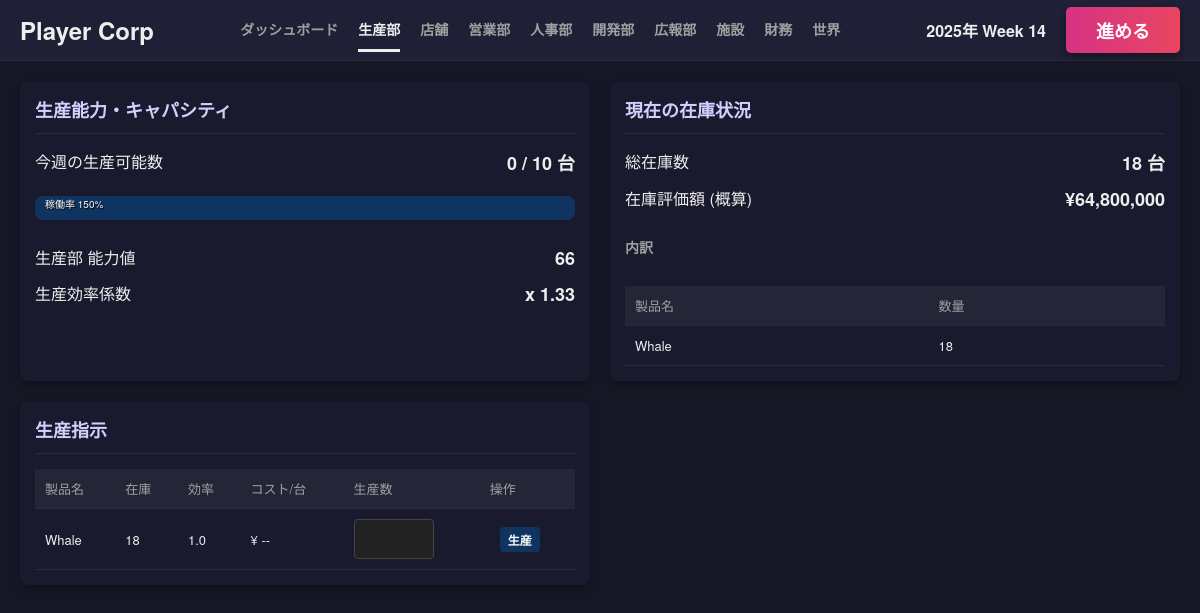
The app's page /production, older data.
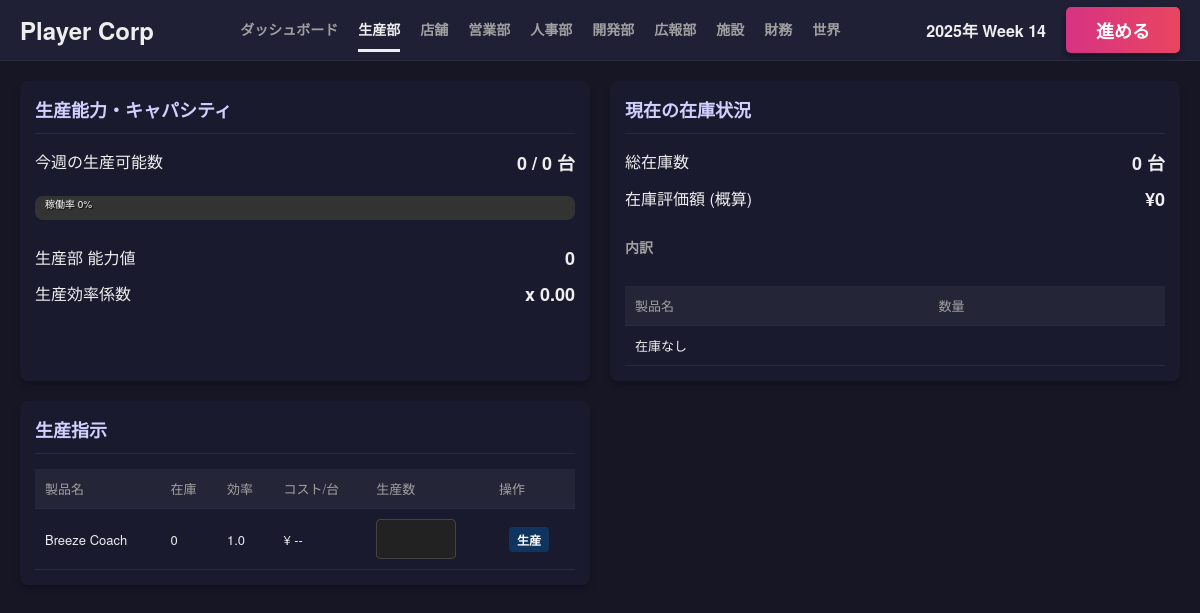
The same page, newer data.
### tables this page shows
CREATE TABLE inventory (
            id INTEGER PRIMARY KEY AUTOINCREMENT,
            company_id INTEGER,
            design_id INTEGER,
            quantity INTEGER,
            sales_price INTEGER DEFAULT 0, -- 小売での販売価格 (メーカー在庫の場合はMSRPまたは0)
            FOREIGN KEY(company_id) REFERENCES companies(id),
            FOREIGN KEY(design_id) REFERENCES product_designs(id)
        );

CREATE TABLE product_designs (
            id INTEGER PRIMARY KEY AUTOINCREMENT,
            company_id INTEGER,
            name TEXT,
            material_score REAL,
            concept_score REAL,
            production_efficiency REAL,
            base_price INTEGER,
            sales_price INTEGER,
            status TEXT, -- 'developing', 'completed', 'obsolete'
            strategy TEXT, -- 開発方針
            developed_week INTEGER,
            parts_config TEXT, -- JSON: {part_key: {supplier_id, score, cost}}
            awareness REAL DEFAULT 0,
            FOREIGN KEY(company_id) REFERENCES companies(id)
        );

### app.py (the view)
@app.route('/production')
def production():
    player = get_player_company()
    caps = sim.calculate_capabilities(player['id'])
    designs = db.fetch_all("SELECT * FROM product_designs WHERE company_id = ? AND status = 'completed'", (player['id'],))
    inventory = db.fetch_all("""
        SELECT i.*, d.name as product_name
        FROM inventory i JOIN product_designs d ON i.design_id = d.id
        WHERE i.company_id = ?
    """, (player['id'],))
    inv_map = {i['design_id']: i['quantity'] for i in inventory}
    stats = db.fetch_one("SELECT production_ordered FROM weekly_stats WHERE week = ? AND company_id = ?", (sim.get_current_week(), player['id']))
    current_produced = stats['production_ordered'] if stats else 0
    facilities = db.fetch_all("SELECT size FROM facilities WHERE company_id = ? AND type = 'factory'", (player['id'],))
    total_factory_size = sum(f['size'] for f in facilities)
    efficiency = (caps['production'] / 50.0) * gb.BASE_PRODUCTION_EFFICIENCY
    prod_staff_count = len(db.fetch_all("SELECT id FROM npcs WHERE company_id = ? AND department = ?", (player['id'], gb.DEPT_PRODUCTION)))
    effective_staff_entities = min(prod_staff_count, int(total_factory_size // gb.NPC_SCALE_FACTOR))
    max_capacity = int(effective_staff_entities * gb.NPC_SCALE_FACTOR * efficiency)
    remaining_capacity = max(0, max_capacity - current_produced)
    total_inventory = sum(inv_map.values())
    inventory_value = sum(i['quantity'] * i['sales_price'] for i in inventory)
    return render_template('production.html',
                           designs=designs,
                           inv_map=inv_map,
                           caps=caps,
                           remaining_capacity=remaining_capacity,
                           max_capacity=max_capacity,
                           current_produced=current_produced,
                           total_inventory=total_inventory,
                           inventory_value=inventory_value,
                           inventory=inventory)

### app.py (called while the page is built)
def get_player_company():
    res = db.fetch_one("SELECT * FROM companies WHERE type = 'player' LIMIT 1")
    return res

@app.context_processor
def inject_common_data():
    player = get_player_company()
    game_state = db.fetch_one("SELECT * FROM game_state")
    current_week = game_state['week'] if game_state else 0
    year = 2025 + (current_week - 1) // 52
    week_of_year = (current_week - 1) % 52 + 1
    date_str = f"{year}年 Week {week_of_year}"
    return dict(
        player=player,
        current_week=current_week,
        date_str=date_str,
        active_page=request.endpoint
    )

### database.py (called while the page is built)
    def get_connection(self):
        if hasattr(self._local, 'connection') and self._local.connection:
            return self._local.connection, False  # (conn, should_close)
        conn = sqlite3.connect(self.db_path)
        conn.row_factory = sqlite3.Row
        return conn, True

### simulation.py (called while the page is built)
    def get_current_week(self):
        res = db.fetch_one("SELECT week FROM game_state")
        return res['week'] if res else 0

### templates/production.html (shortened to what the changed rows need)
{% extends "base.html" %}
{% block content %}
<div class="dashboard-grid">
    <div class="card card-large">
        <div class="card-header">
            <h2>生産能力・キャパシティ</h2>
        </div>
        <div class="card-body">
            <div class="stat-row">
                <span class="label">今週の生産可能数</span>
                <span class="value">{{ remaining_capacity }} / {{ max_capacity }} 台</span>
            </div>
            <div class="bar-container" style="width: 100%; height: 24px; margin-top: 10px;">
                <div class="bar-fill" style="width: {{ (current_produced / max_capacity * 100)|int if max_capacity > 0 else 0 }}%;"></div>
                <span class="bar-text" style="right: auto; left: 10px;">稼働率 {{ (current_produced / max_capacity * 100)|int if max_capacity > 0 else 0 }}%</span>
            </div>
            <div class="stat-row" style="margin-top: 15px;">
                <span class="label">生産部 能力値</span>
                <span class="value">{{ caps.production|int }}</span>
            </div>
            <div class="stat-row">
                <span class="label">生産効率係数</span>
                <span class="value">x {{ "{:.2f}".format((caps.production / 50.0)) }}</span>
            </div>
        </div>
    </div>
    <div class="card card-large">
        <div class="card-header">
            <h2>現在の在庫状況</h2>
        </div>
        <div class="card-body">
            <div class="stat-row">
                <span class="label">総在庫数</span>
                <span class="value">{{ "{:,}".format(total_inventory) }} 台</span>
            </div>
            <div class="stat-row">
                <span class="label">在庫評価額 (概算)</span>
                <span class="value">¥{{ "{:,}".format(inventory_value) }}</span>
            </div>
            <table class="data-table" style="margin-top: 5px;">
                <thead>
                    <tr>
                        <th>製品名</th>
                        <th>数量</th>
                    </tr>
                </thead>
                <tbody>
                    {% for item in inventory if item.quantity > 0 %}
                    <tr>
                        <td>{{ item.product_name }}</td>
                        <td>{{ "{:,}".format(item.quantity) }}</td>
                    </tr>
                    {% else %}
                    <tr><td colspan="2">在庫なし</td></tr>
                    {% endfor %}
                </tbody>
            </table>
        </div>
    </div>
    <div class="card card-large">
        <div class="card-header">
            <h2>生産指示</h2>
        </div>
        <div class="card-body">
            <table class="data-table">
                <thead>
                    <tr>
                        <th>製品名</th>
                        <th>在庫</th>
                        <th>効率</th>
                        <th>コスト/台</th>
                        <th>生産数</th>
                        <th>操作</th>
                    </tr>
                </thead>
                <tbody>
                    {% for design in designs %}
                    <tr>
                        <td>{{ design.name }}</td>
                        <td>{{ inv_map.get(design.id, 0) }}</td>
                        <td>{{ design.production_efficiency }}</td>
                        <td>
                            {% set parts = design.parts_config|tojson|safe %}
                            ¥ --
                        </td>
                        <form action="{{ url_for('production_order') }}" method="post">
                            <td>
                                <input type="number" name="quantity" class="form-control" style="width: 80px;" min="0" max="{{ remaining_capacity }}">
                            </td>
                            <td>
                                <button type="submit" class="btn btn-small btn-primary" {{ 'disabled' if remaining_capacity <= 0 else '' }}>生産</button>
                            </td>
                        </form>
                    </tr>
                    {% else %}
                    <tr><td colspan="6">生産可能な製品がありません。開発部で製品を開発してください。</td></tr>
                    {% endfor %}
                </tbody>
            </table>
        </div>
    </div>
</div>
{% endblock %}

Row changes from the older to the newer data that the page shows:
no longer on this page (row edited): inventory: product_name "Whale", quantity "18"
no longer on this page (row edited): product_designs: name "Whale", get "18", production_efficiency "1.0"
now on this page (row edited): product_designs: name "Breeze Coach", get "0", production_efficiency "1.0"
Text that changed along with them:
{{ max_capacity }}: "10" → "0"
{{ (current_produced / max_capacity * 100)|int if max_capacity > 0 else 0 }}: "150" → "0"
{{ caps.production|int }}: "66" → "0"
{{ "{:.2f}".format((caps.production / 50.0)) }}: "1.33" → "0.00"
{{ "{:,}".format(total_inventory) }}: "18" → "0"
{{ "{:,}".format(inventory_value) }}: "64,800,000" → "0"
text now shown: "在庫なし"
